Frame 1 (no input): blank canvas, image omitted
Frame 60 (no input): blank canvas, image omitted
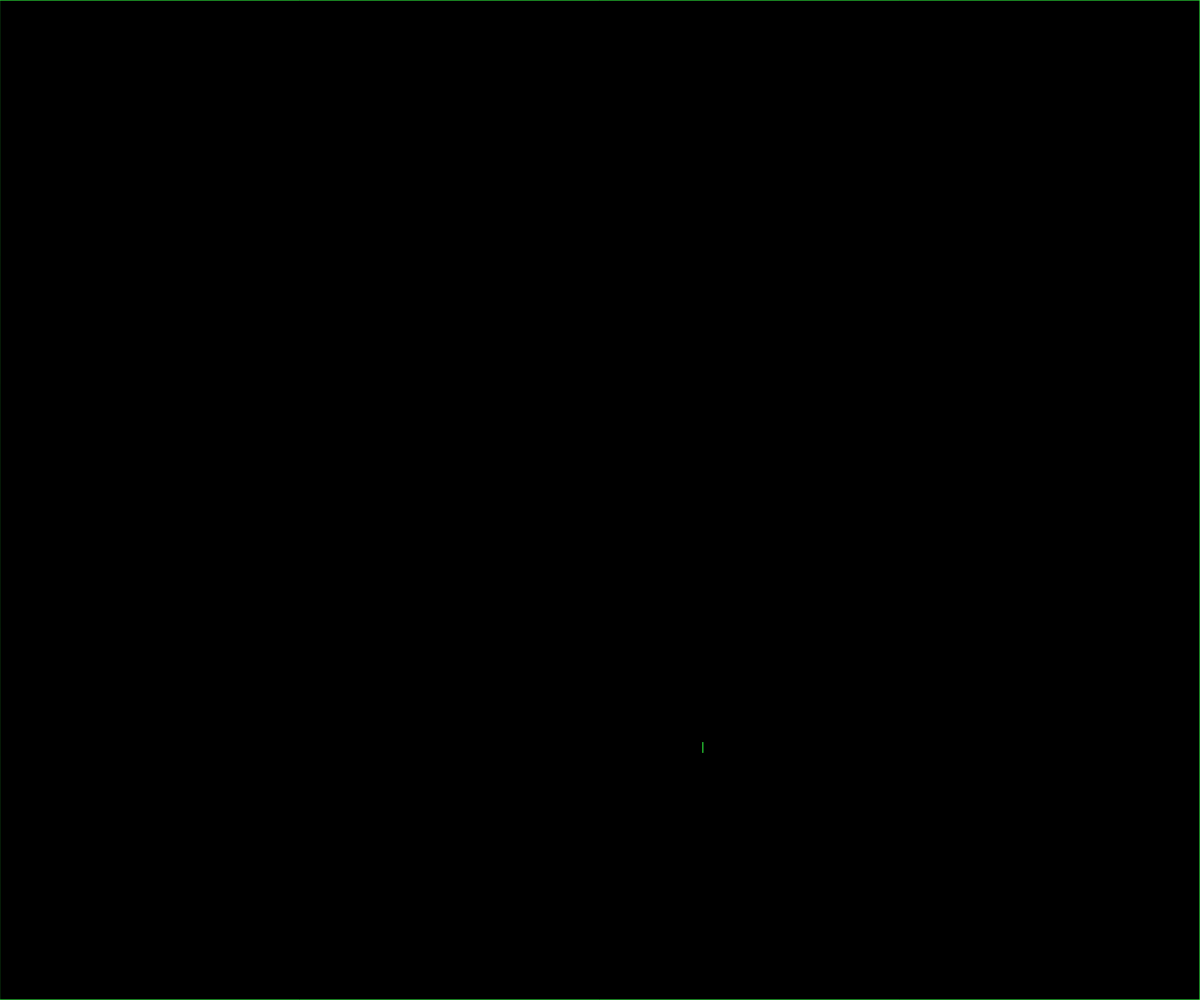
Frame 120 (the mouse pressed at the canvas centre since frame 60)

The p5.js sketch whose frames 1 and 60 were blank and that drew this single picture after the mouse press (run headless with seeded random() and noise() and a simulated clock; from frame 60 on, the mouse is pressed at the canvas centre):

// p5.js sketch
// ── sketch.js
// visual inspo: https://www.youtube.com/watch?v=nzE8eUlseRM
// physics inspo: https://www.forbes.com/sites/startswithabang/2016/07/01/the-physics-of-fireworks/

let rockets = [];
let sparks = [];

const FOV = 200;
const G   = 0.02;

function setup() {
  createCanvas(windowWidth, windowHeight);
  colorMode(HSB, 360, 100, 100);
  background(0);
}

function draw() {
  // fade old frames for trails
  fill(0, 0, 0, 20);
  rect(0, 0, width, height);

  // launch rockets periodically
  if (frameCount % 80 === 0) {
    launch(random(width * 0.3, width * 0.7));
  }

  // rockets
  for (let i = rockets.length - 1; i >= 0; i--) {
    let r = rockets[i];

    stroke(r.h, 80, 100);
    line(r.x, r.y, r.x, r.y + 10);

    r.y += r.vy;
    r.vy += G;

    if (r.vy >= 0 || r.y <= r.targetY) {
      explode(r.x, r.y, r.h);
      rockets.splice(i, 1);
    }
  }

  // sparks (pseudo-3D)
  blendMode(ADD);
  for (let i = sparks.length - 1; i >= 0; i--) {
    let p = sparks[i];

    p.x3 += p.vx;
    p.y3 += p.vy;
    p.z3 += p.vz;
    p.vy += G * 2;
    p.life--;

    let s = FOV / (FOV + p.z3);
    let x = p.cx + p.x3 * s;
    let y = p.cy + p.y3 * s;

    let fade = pow(p.life / p.ttl, 5);
    let a = 100 * fade;

    strokeWeight(1 + s);
    stroke(p.h, 80, 100, a);
    point(x, y);

    if (p.life <= 0) {
      sparks.splice(i, 1);
    }
  }
  blendMode(BLEND);
}

function launch(x) {
  rockets.push({
    x: x,
    y: height,
    vy: -random(6, 10),
    targetY: random(height * 0.15, height * 0.35),
    h: random(360)
  });
}

function explode(x, y, baseHue) {
  let count = random(500, 2000);
  for (let i = 0; i < count; i++) {
    let a = random(TWO_PI);
    let b = random(PI);
    let spd = random(0.8, 2);

    let vx = cos(a) * sin(b) * spd;
    let vy = sin(a) * sin(b) * spd;
    let vz = cos(b) * spd * 0.35;

    let h = (baseHue + random(-50, 50) + 360) % 360;

    sparks.push({
      cx: x,
      cy: y,
      x3: 0,
      y3: 0,
      z3: random(-80, -20),
      vx: vx,
      vy: vy,
      vz: vz,
      h: h,
      ttl: 100,
      life: 100
    });
  }
}
